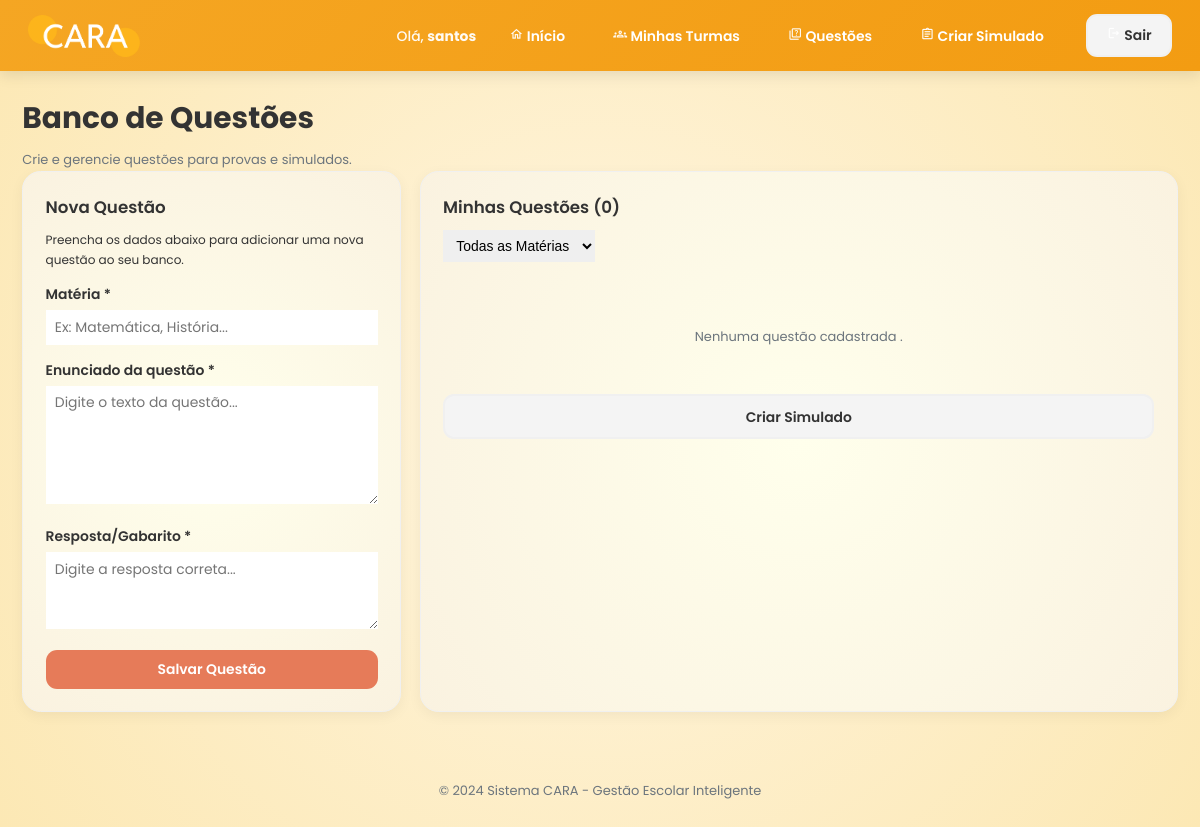
Before: /banco-questoes/ (signed in) with the older database file.
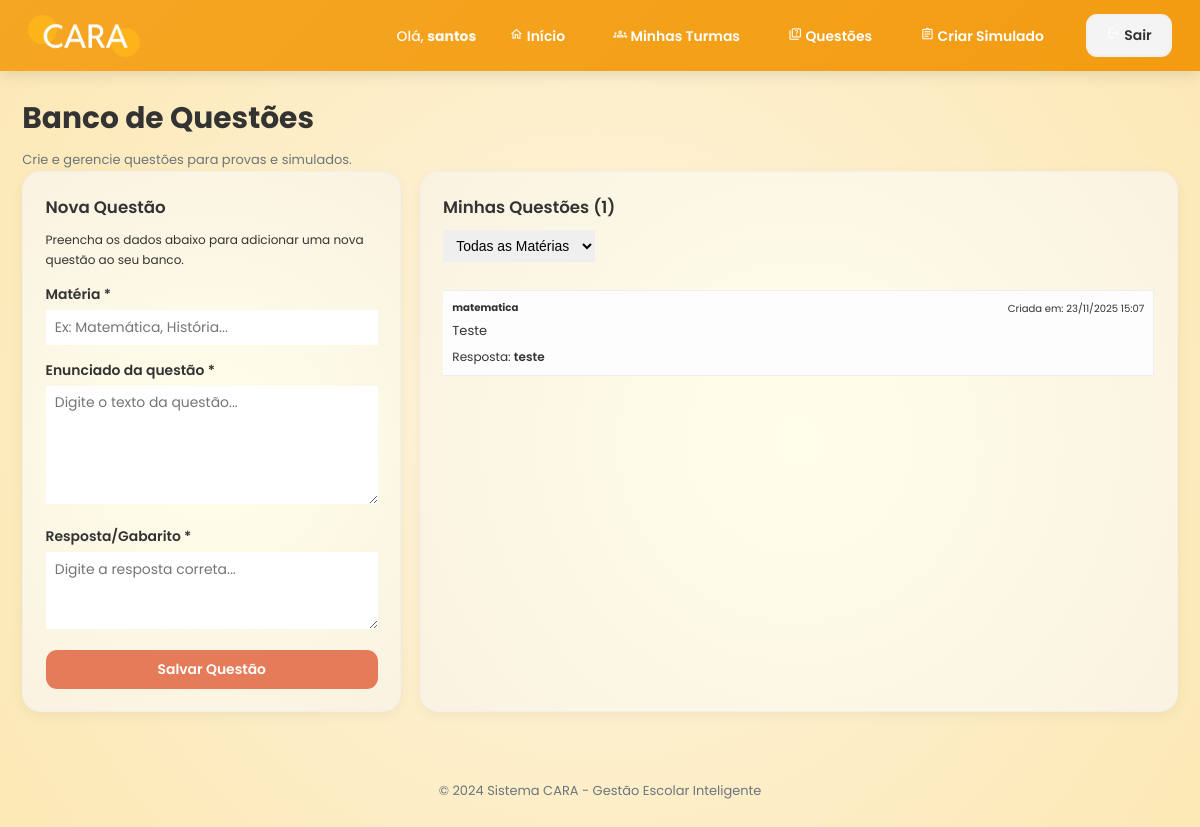
After: the same page with the newer database file.
### escola/models.py (models this page shows, shortened)
class Questao(models.Model):
    enunciado = models.TextField()
    resposta = models.TextField()
    materia = models.CharField(max_length=100)
    autor = models.ForeignKey(Professor, on_delete=models.CASCADE, related_name="questoes_criadas")
    data_criacao = models.DateTimeField(auto_now_add=True)
    class Meta:
        ordering = ['-data_criacao']
        verbose_name = 'Questão'
        verbose_name_plural = 'Questões'

### escola/views.py (the view)
    def wrapper(request, *args, **kwargs):
        if not hasattr(request.user, 'professor'):
            return HttpResponseForbidden("Acesso negado")
        return view_func(request, *args, **kwargs)

### escola/views.py (called while the page is built, shortened)
def professor_required(view_func):
    def wrapper(request, *args, **kwargs):
        if not hasattr(request.user, 'professor'):
            return HttpResponseForbidden("Acesso negado")
        return view_func(request, *args, **kwargs)
    return wrapper

@login_required
@professor_required
def banco_questoes(request):
    professor = request.user.professor
    materia_filtro = request.GET.get('materia', '')
    questoes = Questao.objects.filter(autor=professor).order_by('-id')
    if materia_filtro:
        questoes = questoes.filter(materia__icontains=materia_filtro)
    materias = Questao.objects.filter(autor=professor).values_list('materia', flat=True).distinct()
    return render(request, 'professor/banco_questoes.html', {
        'questoes': questoes,
        'materias': materias,
        'materia_filtro': materia_filtro
    })

### escola/templates/professor/banco_questoes.html (shortened to what this page needs)
{% extends 'base.html' %}
{% block content %}
<div class="page-header">
    <h1>Banco de Questões</h1>
    <p class="subtitle">Crie e gerencie questões para provas e simulados.</p>
</div>
<div class="questoes-layout">
    <div class="card">
        <h3>Nova Questão</h3>
        <p class="hint">Preencha os dados abaixo para adicionar uma nova questão ao seu banco.</p>
        <form method="post" class="questao-form">
            <div class="form-group">
                <label for="materia">Matéria *</label>
                <input type="text" id="materia" name="materia" placeholder="Ex: Matemática, História..." required>
            </div>
            <div class="form-group">
                <label for="enunciado">Enunciado da questão *</label>
                <textarea id="enunciado" name="enunciado" placeholder="Digite o texto da questão..." rows="5" required></textarea>
            </div>
            <div class="form-group">
                <label for="resposta">Resposta/Gabarito *</label>
                <textarea id="resposta" name="resposta" placeholder="Digite a resposta correta..." rows="3" required></textarea>
            </div>
            <button type="submit" class="btn btn-primary btn-block">Salvar Questão</button>
        </form>
    </div>
    <div class="card">
        <h3>Minhas Questões ({{ questoes.count }})</h3>
        <div class="filtro-container">
            <form method="GET" action="{% url 'banco_questoes' %}" class="filtro-form">
                <select name="materia" onchange="this.form.submit()" class="filtro-select">
                    <option value="">Todas as Matérias</option>
                </select>
            </form>
        </div>
        <div class="questoes-list">
            {% for questao in questoes %}
            <div class="questao-item">
                <div class="questao-header">
                    <strong>{{ questao.materia }}</strong>
                    <small>Criada em: {{ questao.data_criacao|date:"d/m/Y H:i" }}</small>
                </div>
                <p class="questao-enunciado-curto">{{ questao.enunciado|truncatewords:20 }}</p>
                <p class="questao-resposta-curta">Resposta: <span class="resposta-preview">{{ questao.resposta|truncatewords:5 }}</span></p>
            </div>
            {% empty %}
            <p class="empty-state">Nenhuma questão cadastrada {% if materia_filtro %} para a matéria **{{ materia_filtro }}**{% endif %}.</p>
            <a href="{% url 'criar_simulado' %}" class="btn btn-secondary">Criar Simulado</a>
            {% endfor %}
        </div>
    </div>
</div>
{% endblock %}

Changed rows visible on the page:
now on this page (row edited): Questao: materia "matematica", data_criacao "23/11/2025 15:07", enunciado "Teste", resposta "teste"
Other visible differences:
{{ questoes.count }}: "0" → "1"
text no longer shown: "Nenhuma questão cadastrada . Criar Simulado"
